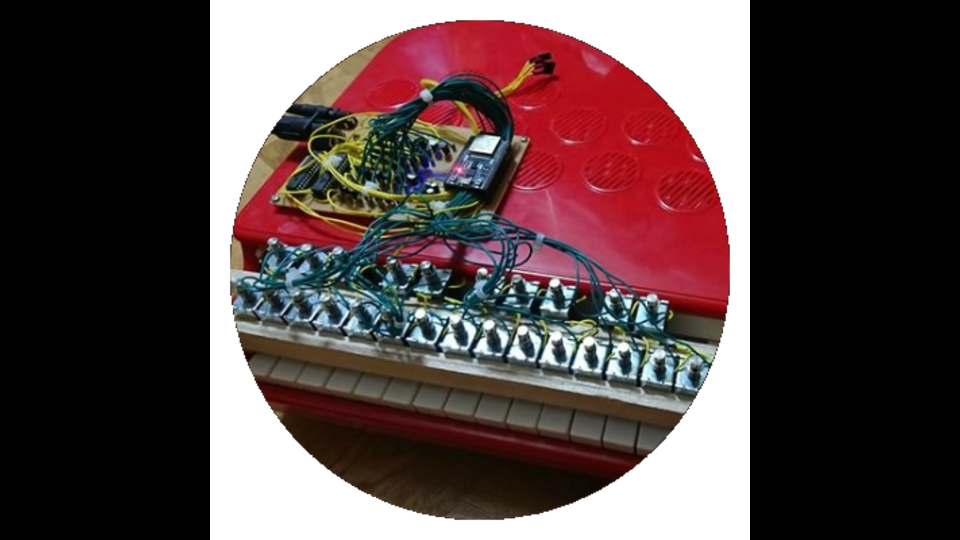
#> input picture 16_9_42425276.png, 1920 x 1080 px, given in place of 16_9_42425276.png16_9_42425276.png, which was not available (shown at 1/2 size)
$ python png1_1resize.py 16_9_42425276.png
#> lines starting #> are read from the running program, lines starting #| are printed output that depends on the picture; pictures that were not available may be replaced by others from this repository, and a replacement may not be noted
from PIL import Image, ImageDraw
import math
import sys
import pathlib

args = sys.argv

exclulists,pnglists = [],[]
exclupath = pathlib.Path(args[1]).glob('1_1_*.png')
for e in exclupath:
    exclulists.append(e.name)
pngpath = pathlib.Path(args[1]).glob('*.png')
for p in pngpath:
    pnglists.append(p.name)
for pe in  range(len(exclulists)):
    pnglists.remove(exclulists[pe])
print (args[1])
#print(exclulists)
print(pnglists)

for pr in range(len(pnglists)):
 img = Image.open(args[1]+pnglists[pr])
#> img is the input picture: PIL image 1920x1080 RGBA; mean R, G, B, A 40.3, 23.6, 24, 208.5

 width, height = img.size
#> width = 1920; height = 1080
 print(width, height)
#| 1920 1080
 if width/height <= 1/1:
  re_height = height/1080
  if re_height > 1 :
     re_width = math.ceil(width/re_height)
  elif re_height <= 1 :
     re_height = 1080/height
     re_width = math.ceil(width*re_height)
  re_img = img.resize((re_width, 1080))
  width, height = re_img.size
  y_coordi = int((1080-width)/2)
  back_imga = Image.new('RGBA',(width, height),color=(0,0,0,0))
  back_img = Image.new('RGBA',(1080,1080),color=(0,0,0,255))
  back_img.paste(back_imga, (y_coordi, 0))
  back_img.paste(re_img, (y_coordi, 0))

 if width/height > 1/1:
  re_width = width/1080
#> re_width = 1.78
  if re_width > 1 :
     re_height = math.ceil(height/re_width)
#> re_height = 608
  elif re_width <= 1 :
     re_width = 1080/width
     re_height = math.ceil(height*re_width)
  re_img = img.resize((1080, re_height))
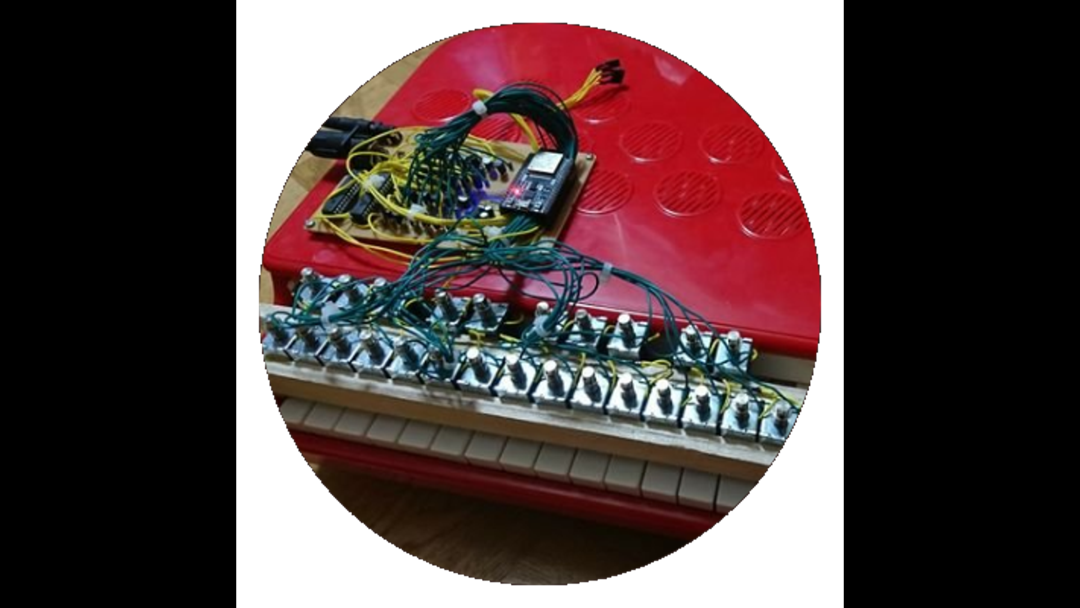
#> re_img: PIL image 1080x608 RGBA; mean R, G, B, A 40.3, 23.7, 24, 208.5; transparent parts drawn white
  width, height = re_img.size
#> width = 1080; height = 608
  x_coordi = int((1080-height)/2)
#> x_coordi = 236
  back_imga = Image.new('RGBA',(width, height),color=(0,0,0,0))
#> back_imga: PIL image 1080x608 RGBA; every value is 0
  back_img = Image.new('RGBA',(1080,1080),color=(0,0,0,255))
  back_img.paste(back_imga, (0, x_coordi))
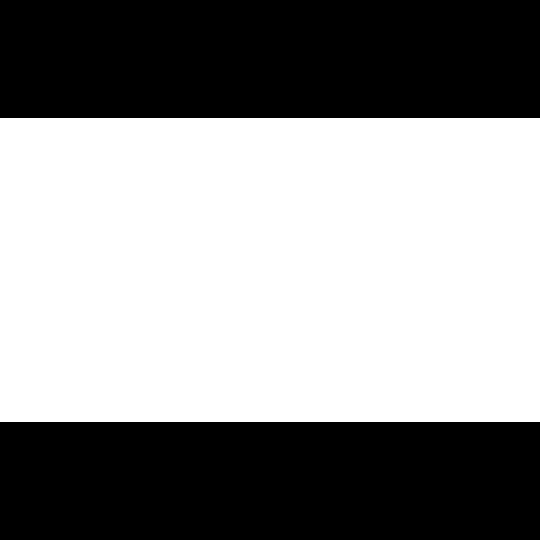
#> back_img: PIL image 1080x1080 RGBA (shown at 1/2 size); mean R, G, B, A 0, 0, 0, 111.4; transparent parts drawn white
  back_img.paste(re_img, (0, x_coordi))
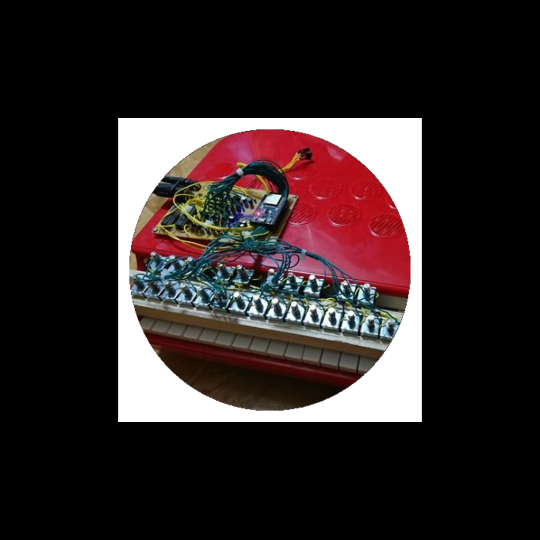
#> back_img: PIL image 1080x1080 RGBA (shown at 1/2 size); mean R, G, B, A 22.7, 13.3, 13.5, 228.8; transparent parts drawn white

 back_img.save(args[1]+"1_1_"+pnglists[pr], quality=95)
